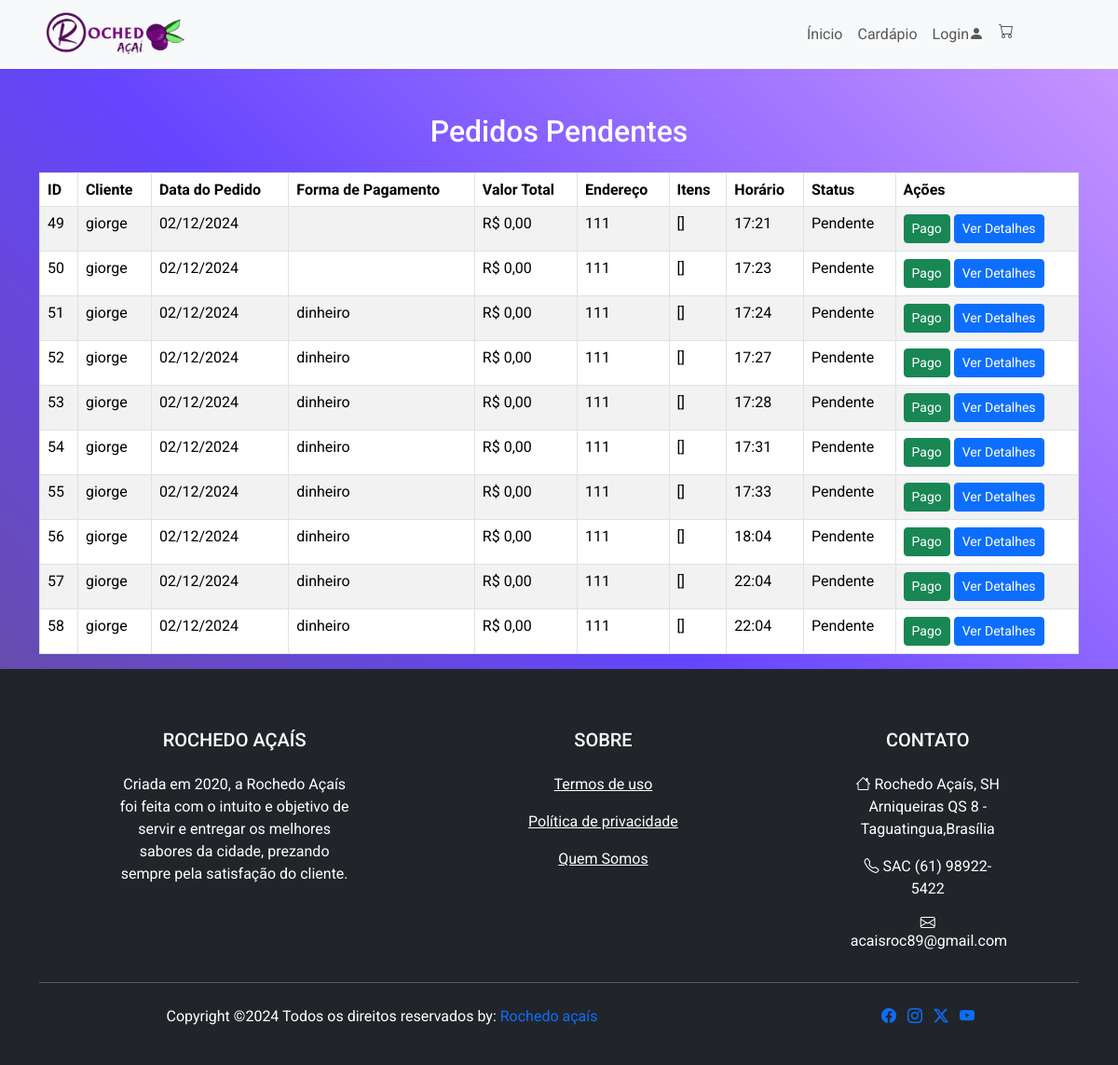
Screenshot of /tcc/pedidosPendente.php with the database file from the repository.
### tables this page shows
CREATE TABLE `pedido` (
  `id` int(11) NOT NULL,
  `data_pedido` date NOT NULL,
  `status` varchar(45) NOT NULL,
  `forma_pagamento` varchar(45) NOT NULL,
  `valor_total` decimal(10,2) NOT NULL,
  `horario_pedido` time NOT NULL,
  `cliente_idcliente` int(11) NOT NULL,
  `nota_fiscal_idnota_fiscal` int(11) NOT NULL,
  `endereco_cliente` varchar(255) NOT NULL,
  `itens_pedido` text NOT NULL
);

CREATE TABLE `cliente` (
  `idcliente` int(11) NOT NULL,
  `nome` varchar(45) NOT NULL,
  `senha` varchar(10) NOT NULL,
  `email` varchar(45) NOT NULL,
  `telefone` int(11) NOT NULL,
  `endereco` varchar(45) NOT NULL,
  `login_cliente` varchar(255) NOT NULL
);

### tcc/pedidosPendente.php (the view, shortened to what this page needs)
<?php
include('navbar.php');
include('conexao.php');
$sql = "
    SELECT
        pedido.id,
        pedido.data_pedido,
        pedido.status,
        pedido.forma_pagamento,
        pedido.valor_total,
        pedido.horario_pedido,
        pedido.endereco_cliente,
        pedido.itens_pedido,
        cliente.nome AS cliente_nome
    FROM
        pedido
    JOIN
        cliente
    ON
        pedido.cliente_idcliente = cliente.idcliente
    WHERE
        pedido.status = 'pendente'";
$result = $conexao->query($sql);
?>
<!DOCTYPE html>
<html lang="pt-br">
<head>
    <link href="https://cdn.jsdelivr.net/npm/bootstrap@5/dist/css/bootstrap.min.css" rel="stylesheet"
>
    <link rel="stylesheet" href="https://cdn.jsdelivr.net/npm/bootstrap-icons@1.11.3/font/bootstrap-icons.min.css">
</head>
<body>
    <div class="container mt-5">
        <h2 class="text-center">Pedidos Pendentes</h2>
        <div class="table-responsive mt-4">
            <table class="table table-striped table-bordered table-hover text-white bg-cards">
                <thead>
                    <tr>
                        <th>ID</th>
                        <th>Cliente</th>
                        <th>Data do Pedido</th>
                        <th>Forma de Pagamento</th>
                        <th>Valor Total</th>
                        <th>Endereço</th>
                        <th>Itens</th>
                        <th>Horário</th>
                        <th>Status</th>
                        <th>Ações</th>
                    </tr>
                </thead>
                <tbody>
                    <?php if ($result->num_rows > 0): ?>
                        <?php while ($row = $result->fetch_assoc()): ?>
                            <tr>
                                <td><?php echo $row['id']; ?></td>
                                <td><?php echo $row['cliente_nome']; ?></td>
                                <td><?php echo date('d/m/Y', strtotime($row['data_pedido'])); ?></td>
                                <td><?php echo $row['forma_pagamento']; ?></td>
                                <td><?php echo 'R$ ' . number_format($row['valor_total'], 2, ',', '.'); ?></td>
                                <td><?php echo $row['endereco_cliente']; ?></td>
                                <td><?php echo $row['itens_pedido']; ?></td>
                                <td><?php echo date('H:i', strtotime($row['horario_pedido'])); ?></td>
                                <td><?php echo ucfirst($row['status']); ?></td>
                                <td>
                                    <form method="POST" style="display: inline;">
                                        <button type="submit" name="marcar_pago" class="btn btn-success btn-sm">Pago</button>
                                    </form>
                                    <a href="detalhes_pedido.php?id=<?php echo $row['id']; ?>" class="btn btn-primary btn-sm">Ver Detalhes</a>
                                </td>
                            </tr>
                        <?php endwhile; ?>
                    <?php else: ?>
                        <tr>
                            <td colspan="10" class="text-center">Nenhum pedido pendente encontrado.</td>
                        </tr>
                    <?php endif; ?>
                </tbody>
            </table>
        </div>
    </div>
    <?php include 'footer.php'; ?>
</body>
</html>

### tcc/navbar.php (shortened to what this page needs)
<?php
$loggedIn = isset($_SESSION['usuario']);
?>
<nav class="navbar bg-light navbar-expand-sm py-1">
  <div class="container">
    <a href="index.php" class="navbar-brand d-flex align-items-center">
      <img src="\ProjetoTCC\img\LOGO-Rochedo2.ai.png" alt="Logo Rochedo Açaí" height="20%" width="20%">
    </a>
    <div class="collapse navbar-collapse" id="menuNavbar">
      <div class="navbar-nav">
        <a href="index.php" class="nav-link">Ínicio</a>
        <a href="pedido.php" class="nav-link">Cardápio</a>
        <?php if ($loggedIn): ?>
          <a href="logout.php" class="nav-link">Logoff<i class="bi bi-box-arrow-right"></i></a>
        <?php else: ?>
          <a href="login.php" class="nav-link">Login<i class="bi bi-person-fill"></i></a>
        <?php endif; ?>
        <a href="meuCarrinho.php" class="nav-link">
          <i class="bi bi-cart" alt="carrinho" style="font-size: 16px;"></i>
        </a>
      </div>
    </div>
  </div>
</nav>

### tcc/footer.php
<footer class="footer bg-dark text-white pt-5 pb-4">
    <div class="container text-center text-md-left">
        <div class="row text-center text-md-left">
            <div class="col-md-3 col-lg-3 col-xl-3 mx-auto mt-3">
                <h5 class="text-uppercase mb-4 font-weight-bold text-white">Rochedo Açaís</h5>
                <p>Criada em 2020, a Rochedo Açaís foi feita com o intuito e objetivo de servir e entregar os melhores
                    sabores
                    da cidade, prezando sempre pela satisfação do cliente.</p>
            </div>
            <div class="col-md-2 col-lg-2 col-xl-2 mx-auto mt-3">
                <h5 class="text-uppercase mb-4 font-weight-bold text-white">Sobre</h5>
                <p>
                    <a href="termos.php" class="text-white">Termos de uso</a>
                </p>
                <p>
                    <a href="politica.php" class="text-white">Política de privacidade</a>
                </p>
                <p>
                    <a href="quem.php" class="text-white">Quem Somos</a>
                </p>
            </div>
            <div class="col-md-2 col-lg-2 col-xl-2 mx-auto mt-3">
                <h5 class="text-uppercase mb-4 font-weight-bold text-white">CONTATO</h5>
                <p>
                    <i class="bi bi-house"></i> Rochedo Açaís, SH Arniqueiras QS 8 - Taguatingua,Brasília
                </p>
                <p>
                    <i class="bi bi-telephone"></i> SAC (61) 98922-5422
                </p>
                <p>
                    <i class="bi bi-envelope"></i> acaisroc89@gmail.com
                </p>
            </div>
        </div>
        <hr class="mb-4">
        <div class="row align-items-center">
            <div class="col-md-7 col-lg-8">
                <p> Copyright ©2024 Todos os direitos reservados by: <a href="#" style="text-decoration: none;"> Rochedo
                        açaís</a></p>
            </div>
            <div class="col-md-5 col-lg-4">
                <div class="text-center text-md-right">
                    <ul class="list-inline-item">
                        <li class="list-inline-item">
                            <a href="#"><i class="bi bi-facebook"></i></a>
                        </li>
                        <li class="list-inline-item">
                            <a href="#"><i class="bi bi-instagram"></i></a>
                        </li>
                        <li class="list-inline-item">
                            <a href="#"><i class="bi bi-twitter-x"></i></a>
                        </li>
                        <li class="list-inline-item">
                            <a href="#"><i class="bi bi-youtube"></i></a>
                        </li>
                    </ul>
                </div>
            </div>
        </div>
    </div>
</footer>

### tcc/pedidosPendente.php (style rules this page uses)
.bg-cards { color: white; background-color: rgb(49, 11, 85); }
body { background: linear-gradient(45deg, #685080, #6545FF, #CC99FF); font-family: "Roboto", sans-serif; color: white; }

### rows the page displays
pedido: id "49", cliente_idcliente.nome "giorge", data_pedido "02/12/2024", valor_total "0,00", endereco_cliente "111", itens_pedido "[]", horario_pedido "17:21", status "Pendente"
pedido: id "50", cliente_idcliente.nome "giorge", data_pedido "02/12/2024", valor_total "0,00", endereco_cliente "111", itens_pedido "[]", horario_pedido "17:23", status "Pendente"
pedido: id "51", cliente_idcliente.nome "giorge", data_pedido "02/12/2024", forma_pagamento "dinheiro", valor_total "0,00", endereco_cliente "111", itens_pedido "[]", horario_pedido "17:24", status "Pendente"
pedido: id "52", cliente_idcliente.nome "giorge", data_pedido "02/12/2024", forma_pagamento "dinheiro", valor_total "0,00", endereco_cliente "111", itens_pedido "[]", horario_pedido "17:27", status "Pendente"
pedido: id "53", cliente_idcliente.nome "giorge", data_pedido "02/12/2024", forma_pagamento "dinheiro", valor_total "0,00", endereco_cliente "111", itens_pedido "[]", horario_pedido "17:28", status "Pendente"
pedido: id "54", cliente_idcliente.nome "giorge", data_pedido "02/12/2024", forma_pagamento "dinheiro", valor_total "0,00", endereco_cliente "111", itens_pedido "[]", horario_pedido "17:31", status "Pendente"
pedido: id "55", cliente_idcliente.nome "giorge", data_pedido "02/12/2024", forma_pagamento "dinheiro", valor_total "0,00", endereco_cliente "111", itens_pedido "[]", horario_pedido "17:33", status "Pendente"
pedido: id "56", cliente_idcliente.nome "giorge", data_pedido "02/12/2024", forma_pagamento "dinheiro", valor_total "0,00", endereco_cliente "111", itens_pedido "[]", horario_pedido "18:04", status "Pendente"
pedido: id "57", cliente_idcliente.nome "giorge", data_pedido "02/12/2024", forma_pagamento "dinheiro", valor_total "0,00", endereco_cliente "111", itens_pedido "[]", horario_pedido "22:04", status "Pendente"
pedido: id "58", cliente_idcliente.nome "giorge", data_pedido "02/12/2024", forma_pagamento "dinheiro", valor_total "0,00", endereco_cliente "111", itens_pedido "[]", horario_pedido "22:04", status "Pendente"
